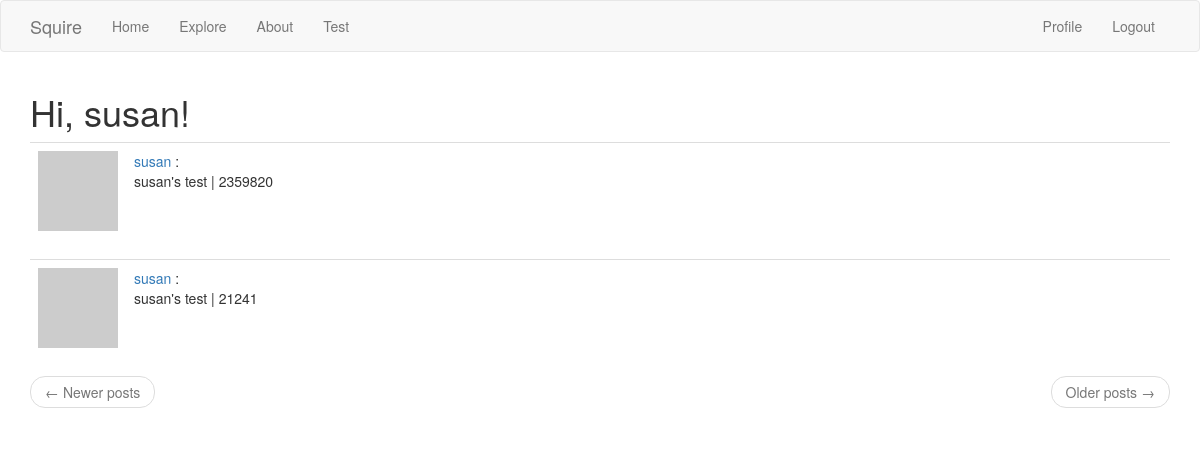
Before: /index (signed in) with the older database file.
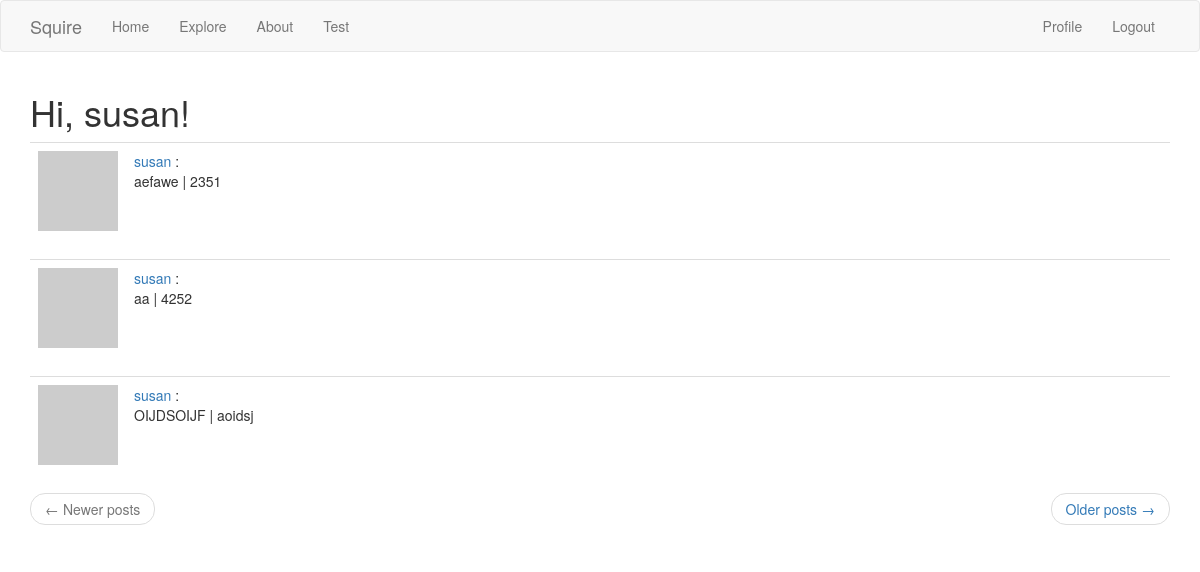
After: the same page with the newer database file.
### app/models.py (models this page shows, shortened)
class User(UserMixin, db.Model):
    id = db.Column(db.Integer, primary_key=True)
    username = db.Column(db.String(64), index=True, unique=True)
    email = db.Column(db.String(120), index=True, unique=True)
    password_hash = db.Column(db.String(128))
    scores = db.relationship('Score', backref='author', lazy='dynamic')
    about_me = db.Column(db.String(140))
    last_seen = db.Column(db.DateTime, default=datetime.utcnow)
    followed = db.relationship(
        'User', secondary=followers,
        primaryjoin=(followers.c.follower_id == id),
        secondaryjoin=(followers.c.followed_id == id),
        backref=db.backref('followers', lazy='dynamic'), lazy='dynamic')
    def avatar(self, size):
        digest = md5(self.email.lower().encode('utf-8')).hexdigest()
        return 'https://www.gravatar.com/avatar/{}?d=identicon&s={}'.format(digest, size)
    def followed_scores(self):
        followed = Score.query.join(
            followers, (followers.c.followed_id == Score.user_id)).filter(
                followers.c.follower_id == self.id)
        own = Score.query.filter_by(user_id=self.id)
        return followed.union(own).order_by(Score.timestamp.desc())

class Score(db.Model):
    id = db.Column(db.Integer, primary_key=True)
    testname = db.Column(db.String(140))
    score = db.Column(db.String(140))
    timestamp = db.Column(db.DateTime, index=True, default=datetime.utcnow)
    user_id = db.Column(db.Integer, db.ForeignKey('user.id'))

### app/routes.py (the view)
@app.route('/')
@app.route('/index')
@login_required
def index():
    page = request.args.get('page', 1, type=int)
    scores = current_user.followed_scores().paginate(
        page, app.config['POSTS_PER_PAGE'], False)
    next_url = url_for('index', page=scores.next_num) \
        if scores.has_next else None
    prev_url = url_for('index', page=scores.prev_num) \
        if scores.has_prev else None
    return render_template('index.html', title='Home',
                           scores=scores.items, next_url=next_url,
                           prev_url=prev_url)

### app/models.py (called while the page is built)
@login.user_loader
def load_user(id):
    return User.query.get(int(id))

### app/routes.py (called while the page is built)
@app.before_request
def before_request():
    if current_user.is_authenticated:
        current_user.last_seen = datetime.utcnow()
        db.session.commit()

### app/templates/index.html
{% extends "base.html" %}
{% block app_content %}
    <h1>Hi, {{ current_user.username }}!</h1>
    {% for score in scores %}
    	{% include '_post.html' %}
    {% endfor %}
    <nav aria-label="...">
        <ul class="pager">
            <li class="previous{% if not prev_url %} disabled{% endif %}">
                <a href="{{ prev_url or '#' }}">
                    <span aria-hidden="true">&larr;</span> Newer posts
                </a>
            </li>
            <li class="next{% if not next_url %} disabled{% endif %}">
                <a href="{{ next_url or '#' }}">
                    Older posts <span aria-hidden="true">&rarr;</span>
                </a>
            </li>
        </ul>
    </nav>
{% endblock %}

### app/templates/base.html (shortened to what this page needs)
{% extends 'bootstrap/base.html' %}
{% block navbar %}
    <nav class="navbar navbar-default">
        <div class="container">
            <div class="navbar-header">
                <a class="navbar-brand" href="{{ url_for('index') }}">Squire</a>
            </div>
            <div class="collapse navbar-collapse" id="bs-example-navbar-collapse-1">
                <ul class="nav navbar-nav">
                    <li><a href="{{ url_for('index') }}">Home</a></li>
                    <li><a href="{{ url_for('explore') }}">Explore</a></li>
                    <li><a href="{{ url_for('about') }}">About</a></li>
                    <li><a href="{{ url_for('test') }}">Test</a></li>
                </ul>
                <ul class="nav navbar-nav navbar-right">
                    {% if current_user.is_anonymous %}
                    <li><a href="{{ url_for('login') }}">Login</a></li>
                    {% else %}
                    <li><a href="{{ url_for('user', username=current_user.username) }}">Profile</a></li>
                    <li><a href="{{ url_for('logout') }}">Logout</a></li>
                    {% endif %}
                </ul>
            </div>
        </div>
    </nav>
{% endblock %}
{% block content %}
    <div class="container">
        {% block app_content %}{% endblock %}
    </div>
{% endblock %}

### app/templates/_post.html
<table class="table table-hover">
    <tr>
        <td width="70px">
            <a href="{{ url_for('user', username=score.author.username) }}">
                <img src="{{ score.author.avatar(70) }}" />
            </a>
        </td>
        <td>
            <a href="{{ url_for('user', username=score.author.username) }}">
                {{ score.author.username }}
            </a>:
            <br>
            {{ score.testname }} | {{ score.score }}
        </td>
    </tr>
</table>

Changed rows visible on the page:
no longer on this page (row unchanged): Score: author.username "susan", testname "susan's test", score "2359820"
no longer on this page (row unchanged): Score: author.username "susan", testname "susan's test", score "21241"
added Score: author.username "susan", testname "aefawe", score "2351"
added Score: author.username "susan", testname "aa", score "4252"
added Score: author.username "susan", testname "OIJDSOIJF", score "aoidsj"
